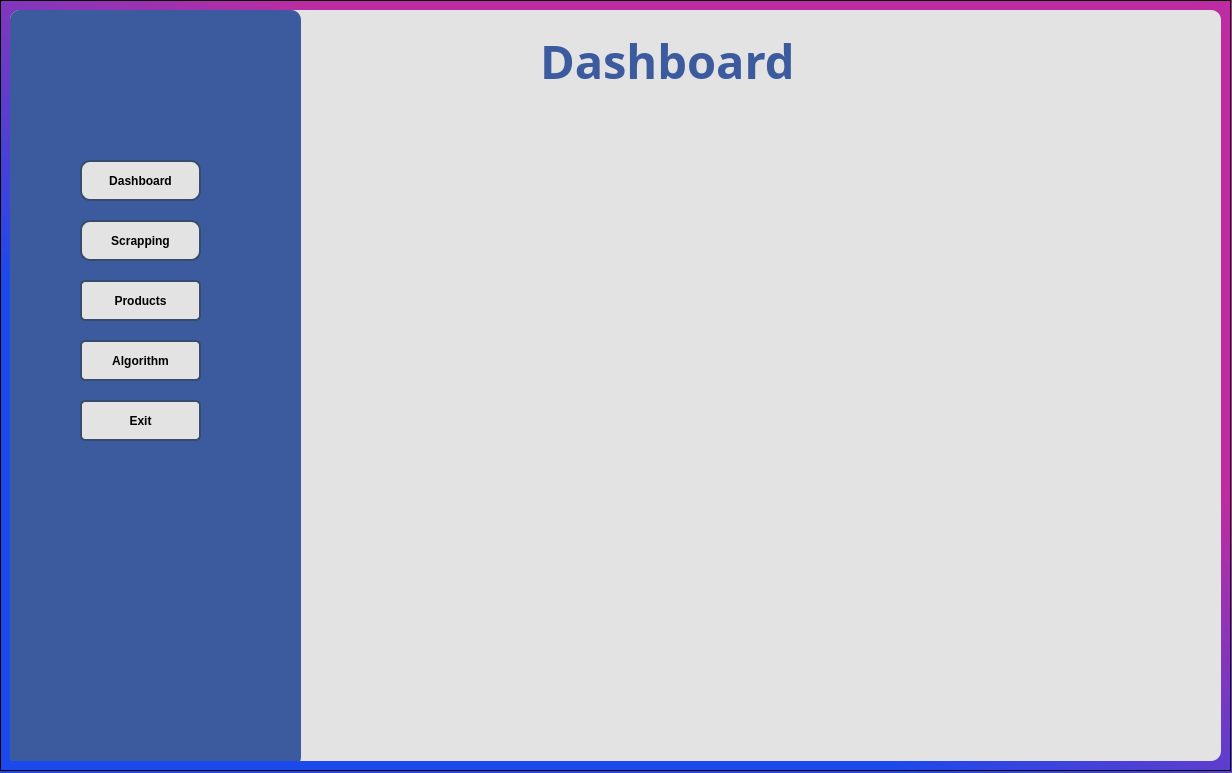
<?xml version="1.0" encoding="UTF-8"?>
<ui version="4.0">
 <class>Form</class>
 <widget class="QWidget" name="Form">
  <property name="geometry">
   <rect>
    <x>0</x>
    <y>0</y>
    <width>1232</width>
    <height>773</height>
   </rect>
  </property>
  <property name="windowTitle">
   <string>Form</string>
  </property>
  <property name="styleSheet">
   <string notr="true">background-color:qlineargradient(spread:pad, x1:0.784091, y1:0.102, x2:0, y2:1, stop:0.232955 rgba(189, 44, 161, 255), stop:0.596591 rgba(28, 73, 236, 255))</string>
  </property>
  <widget class="QFrame" name="frame">
   <property name="geometry">
    <rect>
     <x>0</x>
     <y>0</y>
     <width>1231</width>
     <height>771</height>
    </rect>
   </property>
   <property name="styleSheet">
    <string notr="true">background-color:red;
background-color: qlineargradient(spread:pad, x1:0.784091, y1:0.102, x2:0, y2:1, stop:0.232955 rgba(189, 44, 161, 255), stop:0.596591 rgba(28, 73, 236, 255));</string>
   </property>
   <property name="frameShape">
    <enum>QFrame::StyledPanel</enum>
   </property>
   <property name="frameShadow">
    <enum>QFrame::Raised</enum>
   </property>
   <layout class="QHBoxLayout" name="horizontalLayout">
    <item>
     <widget class="QFrame" name="insideForm">
      <property name="styleSheet">
       <string notr="true">background-color: rgb(227, 227, 227);
border-radius:10px;
</string>
      </property>
      <property name="frameShape">
       <enum>QFrame::NoFrame</enum>
      </property>
      <property name="frameShadow">
       <enum>QFrame::Raised</enum>
      </property>
      <widget class="QFrame" name="menuForm">
       <property name="geometry">
        <rect>
         <x>0</x>
         <y>0</y>
         <width>291</width>
         <height>757</height>
        </rect>
       </property>
       <property name="maximumSize">
        <size>
         <width>300</width>
         <height>16777215</height>
        </size>
       </property>
       <property name="styleSheet">
        <string notr="true">background-color: rgb(60, 91, 158);
border-radius:10px;</string>
       </property>
       <property name="frameShape">
        <enum>QFrame::StyledPanel</enum>
       </property>
       <property name="frameShadow">
        <enum>QFrame::Raised</enum>
       </property>
       <widget class="QLabel" name="logo">
        <property name="geometry">
         <rect>
          <x>-130</x>
          <y>10</y>
          <width>561</width>
          <height>131</height>
         </rect>
        </property>
        <property name="styleSheet">
         <string notr="true">image:url(:/logo/C:/Users/amadi/Downloads/image-removebg-preview.png);</string>
        </property>
        <property name="text">
         <string/>
        </property>
       </widget>
       <widget class="QPushButton" name="btnScrapping">
        <property name="geometry">
         <rect>
          <x>70</x>
          <y>210</y>
          <width>121</width>
          <height>41</height>
         </rect>
        </property>
        <property name="font">
         <font>
          <weight>75</weight>
          <bold>true</bold>
          <underline>false</underline>
          <strikeout>false</strikeout>
         </font>
        </property>
        <property name="cursor">
         <cursorShape>PointingHandCursor</cursorShape>
        </property>
        <property name="styleSheet">
         <string notr="true">background-color: rgb(227, 227, 227);
color: rgb(0, 0, 0);
text-align:center;
border:2px solid rgb(55, 75, 108);
padding: 0.8em 1.5em;
border-radious:2px;
text-decoration: none;
font-size: 1em;
border-radius: 10px;
align-item:center;
font-weight:bold;</string>
        </property>
        <property name="text">
         <string>Scrapping</string>
        </property>
       </widget>
       <widget class="QPushButton" name="btnAlgoritm">
        <property name="geometry">
         <rect>
          <x>70</x>
          <y>330</y>
          <width>121</width>
          <height>41</height>
         </rect>
        </property>
        <property name="font">
         <font>
          <weight>75</weight>
          <bold>true</bold>
          <underline>false</underline>
          <strikeout>false</strikeout>
         </font>
        </property>
        <property name="cursor">
         <cursorShape>PointingHandCursor</cursorShape>
        </property>
        <property name="styleSheet">
         <string notr="true">background-color: rgb(227, 227, 227);
color: rgb(0, 0, 0);
text-align:center;
padding: 0.8em 1.5em;
border-radious:2px;
text-decoration: none;
font-size: 1em;
border-radius: 5px;
align-item:center;
border:2px solid rgb(55, 75, 108);
font-weight:bold;</string>
        </property>
        <property name="text">
         <string>Algorithm</string>
        </property>
       </widget>
       <widget class="QPushButton" name="btnDashboard">
        <property name="geometry">
         <rect>
          <x>70</x>
          <y>150</y>
          <width>121</width>
          <height>41</height>
         </rect>
        </property>
        <property name="font">
         <font>
          <weight>75</weight>
          <bold>true</bold>
          <underline>false</underline>
          <strikeout>false</strikeout>
         </font>
        </property>
        <property name="cursor">
         <cursorShape>PointingHandCursor</cursorShape>
        </property>
        <property name="styleSheet">
         <string notr="true">background-color: rgb(227, 227, 227);
color: rgb(0, 0, 0);
text-align:center;
border:2px solid rgb(55, 75, 108);
padding: 0.8em 1.5em;
border-radious:2px;
text-decoration: none;
font-size: 1em;
border-radius: 10px;
align-item:center;
font-weight:bold;</string>
        </property>
        <property name="text">
         <string>Dashboard</string>
        </property>
       </widget>
       <widget class="QPushButton" name="btnProduct">
        <property name="geometry">
         <rect>
          <x>70</x>
          <y>270</y>
          <width>121</width>
          <height>41</height>
         </rect>
        </property>
        <property name="font">
         <font>
          <weight>75</weight>
          <bold>true</bold>
          <underline>false</underline>
          <strikeout>false</strikeout>
         </font>
        </property>
        <property name="cursor">
         <cursorShape>PointingHandCursor</cursorShape>
        </property>
        <property name="styleSheet">
         <string notr="true">background-color: rgb(227, 227, 227);
color: rgb(0, 0, 0);
text-align:center;
padding: 0.8em 1.5em;
border-radious:2px;
text-decoration: none;
font-size: 1em;
border-radius: 5px;
align-item:center;
border:2px solid rgb(55, 75, 108);
font-weight:bold;</string>
        </property>
        <property name="text">
         <string>Products</string>
        </property>
       </widget>
       <widget class="QPushButton" name="btnExit">
        <property name="geometry">
         <rect>
          <x>70</x>
          <y>390</y>
          <width>121</width>
          <height>41</height>
         </rect>
        </property>
        <property name="font">
         <font>
          <weight>75</weight>
          <bold>true</bold>
          <underline>false</underline>
          <strikeout>false</strikeout>
         </font>
        </property>
        <property name="cursor">
         <cursorShape>PointingHandCursor</cursorShape>
        </property>
        <property name="styleSheet">
         <string notr="true">background-color: rgb(227, 227, 227);
color: rgb(0, 0, 0);
text-align:center;
padding: 0.8em 1.5em;
border-radious:2px;
text-decoration: none;
font-size: 1em;
border-radius: 5px;
align-item:center;
border:2px solid rgb(55, 75, 108);
font-weight:bold;</string>
        </property>
        <property name="text">
         <string>Exit</string>
        </property>
       </widget>
      </widget>
      <widget class="QLabel" name="label">
       <property name="geometry">
        <rect>
         <x>530</x>
         <y>10</y>
         <width>291</width>
         <height>81</height>
        </rect>
       </property>
       <property name="font">
        <font>
         <family>Arial Black</family>
         <pointsize>35</pointsize>
         <weight>75</weight>
         <italic>false</italic>
         <bold>true</bold>
         <underline>false</underline>
        </font>
       </property>
       <property name="styleSheet">
        <string notr="true">color: rgb(60, 91, 158);</string>
       </property>
       <property name="text">
        <string>Dashboard</string>
       </property>
      </widget>
     </widget>
    </item>
   </layout>
  </widget>
 </widget>
 <resources>
  <include location="resources/resources.qrc"/>
 </resources>
 <connections/>
</ui>
